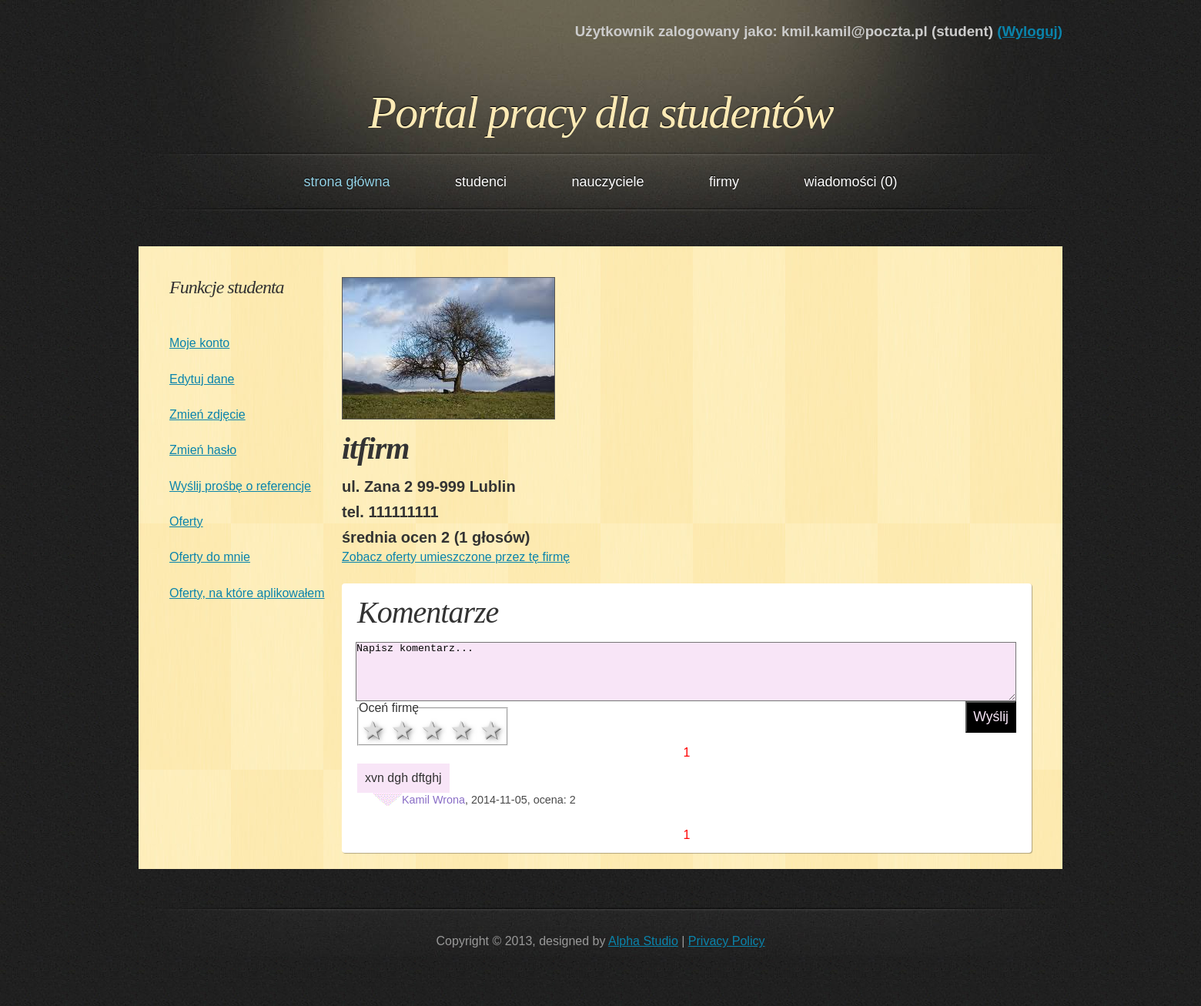
The app's page /PortalPracy/php/profile_company.php?id=3 (signed in), older data.
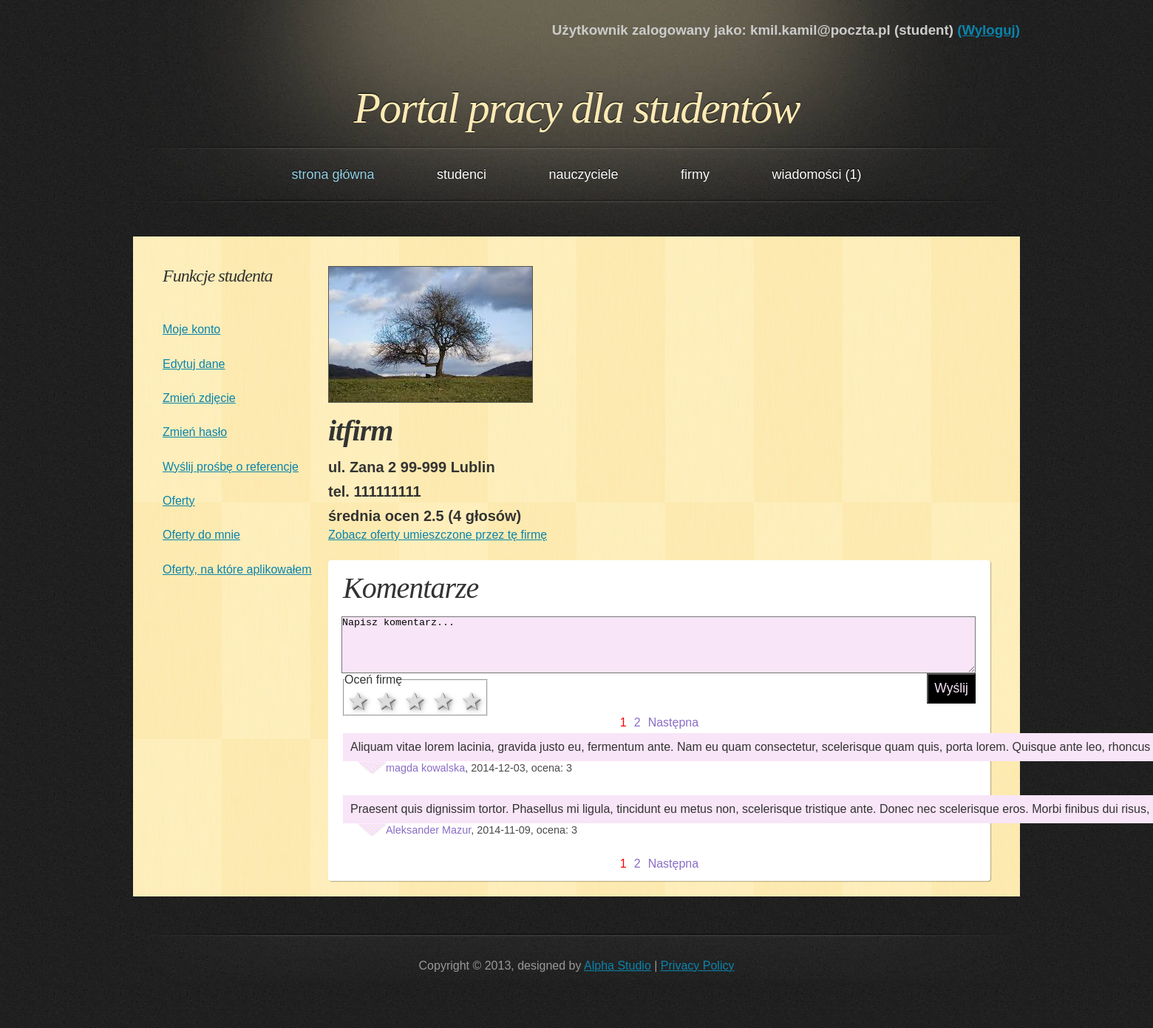
The same page, newer data.
### tables this page shows
CREATE TABLE IF NOT EXISTS `company` (
  `company_id` int(11) NOT NULL AUTO_INCREMENT,
  `name` varchar(50) NOT NULL,
  `address` varchar(50) NOT NULL,
  `telephone` varchar(11) NOT NULL,
  `e_mail` varchar(50) NOT NULL,
  `password` varchar(100) NOT NULL,
  `active` tinyint(1) NOT NULL,
  `account_creation_date` date NOT NULL,
  `photoname` varchar(30) NOT NULL,
  PRIMARY KEY (`company_id`)
);

CREATE TABLE IF NOT EXISTS `comment` (
  `comment_id` int(11) NOT NULL AUTO_INCREMENT,
  `company_id` int(11) NOT NULL,
  `student_id` int(11) NOT NULL,
  `content` text NOT NULL,
  `date` date NOT NULL,
  `rate` int(11) NOT NULL,
  PRIMARY KEY (`comment_id`),
  KEY `company_id` (`company_id`,`student_id`),
  KEY `student_id` (`student_id`)
);

CREATE TABLE IF NOT EXISTS `student` (
  `student_id` int(11) NOT NULL AUTO_INCREMENT,
  `name` varchar(45) NOT NULL,
  `last_name` varchar(45) NOT NULL,
  `address` varchar(50) NOT NULL,
  `telephone` varchar(11) NOT NULL,
  `e_mail` varchar(50) NOT NULL,
  `password` varchar(100) NOT NULL,
  `education` text NOT NULL,
  `languages` text NOT NULL,
  `experience` text NOT NULL,
  `skills` text NOT NULL,
  `interest` text NOT NULL,
  `employment_form` text NOT NULL,
  `change_of_residence` tinyint(1) NOT NULL,
  `salary` float NOT NULL,
  `status` text NOT NULL,
  `account_creation_date` date NOT NULL,
  `is_admin` tinyint(1) NOT NULL DEFAULT '0',
  `photoname` varchar(30) NOT NULL,
  PRIMARY KEY (`student_id`)
);

### PortalPracy/php/classDatabase.php (called while the page is built, shortened)
<?php
class Database {
    private $db;
    function __construct() {
        $this->server = 'localhost';
        $this->user = 'root';
        $this->password = '';
        $this->basename = 'data_base_new';
        $this->db = new mysqli($this->server, $this->user, $this->password, $this->basename);
        if ($this->db->connect_error) {
            die('Blad polaczenia z baza danych (' . $this->db->connect_errno . ') ' . $this->db->connect_error);
        } else {
            $this->db->query("SET NAMES 'utf8'");
        }
    }
    function get_company_data($id) {
        if ($result = $this->db->query("SELECT * FROM `company` WHERE `company_id`='$id' and `active`=1")) {
            if ($result->num_rows == 0) {
                return false;
            } else {
                $obj = $result->fetch_object();
                $array = array();
                $array['company_id'] = $obj->company_id;
                $array['name'] = $obj->name;
                $array['email'] = $obj->e_mail;
                $array['address'] = $obj->address;
                $array['telephone'] = $obj->telephone;
                $array['photoname'] = $obj->photoname;
                return $array;
            }
        }
    }
    function get_comments_number($company_id) {
        if ($result = $this->db->query("SELECT * FROM `comment` WHERE `company_id`=$company_id")) {
            $all_refs = $result->num_rows;
        }
        return $all_refs;
    }
    function get_comments_list($start, $onpage, $company_id) {
        if ($result = $this->db->query("SELECT * FROM `comment` c JOIN `student` s ON c.`student_id`=s.`student_id` WHERE `company_id`=$company_id ORDER BY `date` DESC, `comment_id` DESC LIMIT $start, $onpage")) {
            return $result;
        } else
            echo "niepoprawne zapytanie";
    }
}

### PortalPracy/php/profile_company.php (the view, shortened to what the rows shown need)
<!DOCTYPE html>
<html>
    <head>
        <link href="../css/style.css" rel="stylesheet" type="text/css" />
    </head>
    <body>
        <div id="header">
            <?php
            include_once 'classPage.php';
            $page = new Page;
            $page->dologinfo();
            ?>
            <h1><a href="index.php">Portal pracy dla studentów</a></h1>
        </div>
        <?php
        $page->domenu();
        ?>
        <div id="main">
            <div id="content">
                <?php
                if (isset($_SESSION['name'])) {
                    include_once 'classDatabase.php';
                    $db = new Database();
                    if (!isset($_GET["id"])) {
                        if ($_SESSION['usertype'] == 'firma') {
                            $id = $_SESSION['id'];
                        } else {
                            $id = -1;
                        }
                    } else {
                        $id = $_GET['id'];
                    }
                        $data = $db->get_company_data($id);
                        if($data == false) {
                            echo "<h3>Niepoprawny numer firmy (konto może być usunięte)</h3>";
                        } else {
                            echo "<div id='profile_description'>";
                            echo "<img src='../galery_company/" . $data['photoname'] . "' class='photo'/>";
                            echo "<h2 class='datas_list_name'>" . $data['name'] . "</h2>";
                            echo "<h3 class='datas_list'>" . $data['address'] . "</h3>";
                            echo "<h3 class='datas_list'>tel. " . $data['telephone'] . "</h3>";
                            include_once 'classComment.php';
                            $com = Comment::make_new_to_count_average($id);
                            echo "<h3 class='datas_list'>średnia ocen <span id='average'>".$com->count_average()."</span> (<span id='allvotes'>".$com->count_number_of_votes()."</span> głosów)</h3>";
                            echo "<a href='list_offer_added.php?id=".$data['company_id']."'>Zobacz oferty umieszczone przez tę firmę</a>";
                            echo "</div>";
                            echo "<div id='comments'>";
                            echo "<h2>Komentarze</h2>";
                            if ($_SESSION['usertype'] == 'student') {
                                ?>
                                <div>
                                    <form id = 'add_comment' action ='add_comment.php' method='POST'>
                                        <textarea type="text" id='com_content' name="content" rows='5' cols='50'>Napisz komentarz...</textarea>
                                        <br/>  <div class='clear'></div>
                                        <fieldset class="rating">
                                            <legend>Oceń firmę</legend>
                                            <input type="radio" id="star5" name="rating" value="5" /><label for="star5" title="5" class='label'>5 stars</label>
                                            <input type="radio" id="star4" name="rating" value="4" /><label for="star4" title="4" class='label'>4 stars</label>
                                            <input type="radio" id="star3" name="rating" value="3" /><label for="star3" title="3" class='label'>3 stars</label>
                                            <input type="radio" id="star2" name="rating" value="2" /><label for="star2" title="2" class='label'>2 stars</label>
                                            <input type="radio" id="star1" name="rating" value="1" /><label for="star1" title="1" class='label'>1 star</label>
                                        </fieldset>
                                        <input type="submit" name= 'add_comment' value="Wyślij">
                                        <span class='error'></span>
                                    </form>
                                </div>
                                <?php
                            }
                            $onpage = 2;
                            $all = $db->get_comments_number($id);
                            $start = $page->dopaging($onpage, $all, "profile_company.php?id=$id&amp;");
                            $result = $db->get_comments_list($start, $onpage, $id);
                            echo "<div id='shown_comments'>";
                            while ($obj = $result->fetch_object()) {
                                include_once 'classComment.php';
                                $com = Comment::make_new_to_display($obj->comment_id,$obj->student_id, $obj->name, $obj->last_name, $obj->date, $obj->content, $obj->rate);
                                echo $com->display();
                            }
                            echo "</div>";
                            echo "</div>";
                        }
                }
                ?>
            </div>
            <div id="sidebar">
            </div>
        </div>
    </body>
</html>

### PortalPracy/php/classComment.php (shortened to what the rows shown need)
<?php
include_once 'classDatabase.php';
class Comment {
    private $mysqli;
    private $student_id;
    private $student_name;
    private $student_last_name;
    private $company_id;
    private $date;
    private $content;
    private $rate;
    private $comment_id;
    function __construct() {
        $this->mysqli = new Database();
    }
    public static function make_new_to_display($comment_id,$student_id, $student_name, $student_last_name, $date, $content, $rate) {
        $obj = new Comment();
        $obj->set_comment_id($comment_id);
        $obj->set_student_id($student_id);
        $obj->set_student_name($student_name);
        $obj->set_student_last_name($student_last_name);
        $obj->set_date($date);
        $obj->set_content($content);
        $obj->set_rate($rate);
        return $obj;
    }
    public static function make_new_to_count_average($company_id) {
        $obj = new Comment();
        $obj->set_company_id($company_id);
        return $obj;
    }
    function display() {
        $string = '';
        $string.= "<div class='commentbox' id='commentbox".$this->comment_id."'>";
        $string.= $this->content;
        $string.= "</div>";
        $string.= "<div class='commentfooter'>";
        $string.= "<a href='profile_student.php?id=" . $this->student_id . "'>" . $this->student_name . " " . $this->student_last_name . "</a>, ";
        $string.= $this->date;
        $string.= ", ocena: " . $this->rate;
        $string.= "</div>";
        return $string;
    }
    function count_number_of_votes() {
        return $this->mysqli->get_comments_number($this->company_id);
    }
    function count_average(){
        $all=$this->count_number_of_votes();
        if($all==0) {
            $average=0;
        } else {
            $sum=0;
            $votes=$this->mysqli->get_comments_list(0, $all, $this->company_id);
            while ($obj = $votes->fetch_object()) {
                $sum+=$obj->rate;
            }
            $average=$sum/$all;
        }
        return round($average,2);
    }
    public function set_comment_id($comment_id) {
        $this->comment_id = $comment_id;
    }
        public function set_student_id($student_id) {
        $this->student_id = $student_id;
    }
    public function set_student_name($student_name) {
        $this->student_name = $student_name;
    }
    public function set_student_last_name($student_last_name) {
        $this->student_last_name = $student_last_name;
    }
    public function set_date($date) {
        $this->date = $date;
    }
    public function set_content($content) {
        $this->content = $content;
    }
    public function set_rate($rate) {
        $this->rate = $rate;
    }
    public function set_company_id($company_id) {
        $this->company_id = $company_id;
    }
}

Row changes from the older to the newer data that the page shows:
no longer on this page (row unchanged): comment: display "xvn dgh dftghj 2014-11-05, ocena: 2", student.name "Kamil", student.last_name "Wrona"
added comment: display "Aliquam vitae lorem lacinia, gravida justo eu, fermentum ante. Nam eu quam consectetur, scelerisque quam quis, porta lorem. Quisque ante leo, rhoncus 2014-12-03, ocena: 3", student.name "magda", student.last_name "kowalska"
added comment: display "Praesent quis dignissim tortor. Phasellus mi ligula, tincidunt eu metus non, scelerisque tristique ante. Donec nec scelerisque eros. Morbi finibus dui risus, 2014-11-09, ocena: 3", student.name "Aleksander", student.last_name "Mazur"
Text that changed along with them:
$num_mes: "0" → "1"
$com->count_average(): "2" → "2.5"
$com->count_number_of_votes(): "1" → "4"
text now shown: "Następna Następna"
new list line: "1"
new list line: "2"
